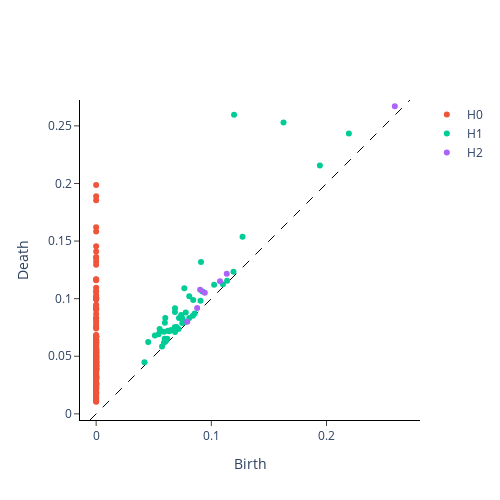

Notebook cell for this chart:
### Code cell
# Diagrama de Persistencia Multivariado
X_persistence = VR.fit_transform_plot(X_emb)
